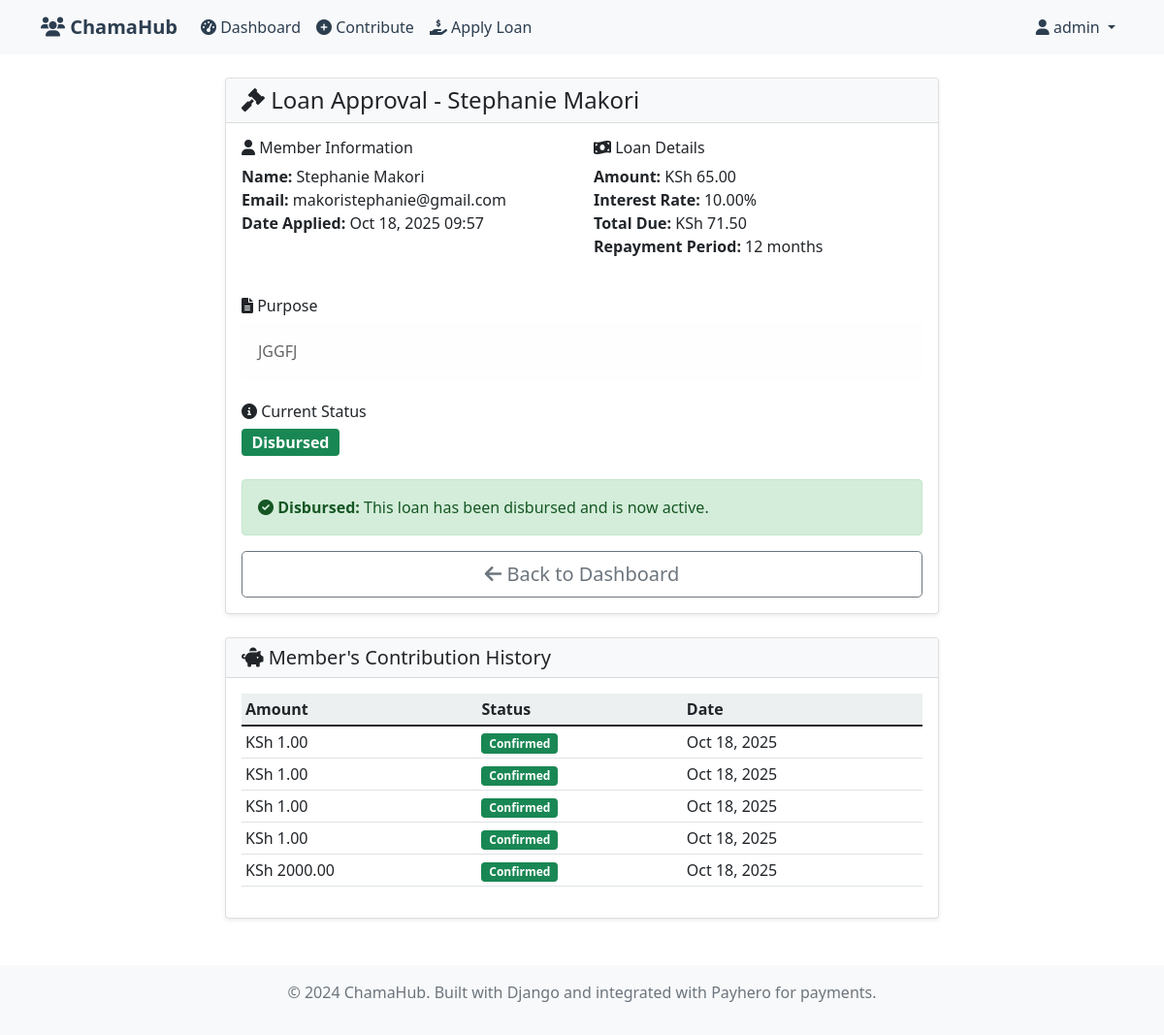
Page /approve-loan/1/ (signed in) on the committed database.
### core/models.py (models this page shows, shortened)
class Loan(models.Model):
    STATUS_CHOICES = [
        ('pending', 'Pending Approval'),
        ('approved', 'Approved'),
        ('disbursed', 'Disbursed'),
        ('rejected', 'Rejected'),
    ]
    member = models.ForeignKey(User, on_delete=models.CASCADE, related_name='loans')
    amount = models.DecimalField(
        max_digits=10,
        decimal_places=2,
        validators=[MinValueValidator(Decimal('0.01'))]
    )
    interest_rate = models.DecimalField(
        max_digits=5,
        decimal_places=2,
        default=Decimal('10.00'),  # 10% default interest rate
        help_text="Interest rate as a percentage (e.g., 10.00 for 10%)"
    )
    status = models.CharField(max_length=20, choices=STATUS_CHOICES, default='pending')
    approved = models.BooleanField(default=False)
    disbursed = models.BooleanField(default=False)
    created_at = models.DateTimeField(auto_now_add=True)
    approved_at = models.DateTimeField(blank=True, null=True)
    disbursed_at = models.DateTimeField(blank=True, null=True)
    purpose = models.TextField(help_text="Purpose of the loan")
    repayment_period_months = models.PositiveIntegerField(
        default=12,
        help_text="Repayment period in months"
    )
    class Meta:
        ordering = ['-created_at']
        verbose_name = 'Loan'
        verbose_name_plural = 'Loans'
    def total_due(self):
        interest_amount = (self.amount * self.interest_rate) / 100
        return self.amount + interest_amount

class Contribution(models.Model):
    STATUS_CHOICES = [
        ('pending', 'Pending'),
        ('confirmed', 'Confirmed'),
        ('failed', 'Failed'),
    ]
    member = models.ForeignKey(User, on_delete=models.CASCADE, related_name='contributions')
    amount = models.DecimalField(
        max_digits=10,
        decimal_places=2,
        validators=[MinValueValidator(Decimal('0.01'))]
    )
    date = models.DateTimeField(auto_now_add=True)
    status = models.CharField(max_length=20, choices=STATUS_CHOICES, default='pending')
    payhero_reference = models.CharField(max_length=100, blank=True, null=True)
    notes = models.TextField(blank=True, null=True)
    class Meta:
        ordering = ['-date']
        verbose_name = 'Contribution'
        verbose_name_plural = 'Contributions'

### core/views.py (the view, shortened to what this page needs)
# urls.py: path('approve-loan/<int:loan_id>/', views.approve_loan, name='approve_loan'),
@login_required
def approve_loan(request, loan_id):
    try:
        profile = request.user.chama_profile
        if not profile.is_treasurer():
            messages.error(request, 'You do not have permission to approve loans.')
            return redirect('dashboard')
    except ChamaProfile.DoesNotExist:
        messages.error(request, 'Profile not found.')
        return redirect('dashboard')
    loan = get_object_or_404(Loan, id=loan_id)
    context = {
        'loan': loan,
        'total_due': loan.total_due(),
    }
    return render(request, 'core/approve_loan.html', context)

### core/models.py (called while the page is built)
    def is_treasurer(self):
        return self.role in ['treasurer', 'chairperson']

### templates/core/approve_loan.html (shortened to what this page needs)
{% extends 'core/base.html' %}
{% block content %}
<div class="row justify-content-center">
    <div class="col-md-8">
        <div class="card">
            <div class="card-header">
                <h4 class="mb-0">
                    <i class="fas fa-gavel"></i> Loan Approval - {{ loan.member.get_full_name|default:loan.member.username }}
                </h4>
            </div>
            <div class="card-body">
                <div class="row mb-4">
                    <div class="col-md-6">
                        <h6><i class="fas fa-user"></i> Member Information</h6>
                        <p><strong>Name:</strong> {{ loan.member.get_full_name|default:loan.member.username }}<br>
                        <strong>Email:</strong> {{ loan.member.email }}<br>
                        <strong>Date Applied:</strong> {{ loan.created_at|date:"M d, Y H:i" }}</p>
                    </div>
                    <div class="col-md-6">
                        <h6><i class="fas fa-money-bill-wave"></i> Loan Details</h6>
                        <p><strong>Amount:</strong> KSh {{ loan.amount|floatformat:2 }}<br>
                        <strong>Interest Rate:</strong> {{ loan.interest_rate }}%<br>
                        <strong>Total Due:</strong> KSh {{ total_due|floatformat:2 }}<br>
                        <strong>Repayment Period:</strong> {{ loan.repayment_period_months }} months</p>
                    </div>
                </div>
                <div class="mb-4">
                    <h6><i class="fas fa-file-alt"></i> Purpose</h6>
                    <div class="alert alert-light">
                        {{ loan.purpose }}
                    </div>
                </div>
                <div class="mb-4">
                    <h6><i class="fas fa-info-circle"></i> Current Status</h6>
                    <span class="badge bg-{% if loan.status == 'pending' %}warning{% elif loan.status == 'approved' %}info{% elif loan.status == 'disbursed' %}success{% else %}danger{% endif %} fs-6">
                        {{ loan.get_status_display }}
                    </span>
                </div>
                {% if loan.status == 'pending' %}
                <div class="alert alert-warning">
                    <i class="fas fa-exclamation-triangle"></i>
                    <strong>Action Required:</strong> This loan is pending approval. Review the details and take action below.
                </div>
                <form method="post" class="d-grid gap-2">
                    {% csrf_token %}
                    <div class="row">
                        <div class="col-md-4">
                            <button type="submit" name="action" value="approve" class="btn btn-success btn-lg w-100">
                                <i class="fas fa-check"></i> Approve Loan
                            </button>
                        </div>
                        <div class="col-md-4">
                            <button type="submit" name="action" value="reject" class="btn btn-danger btn-lg w-100">
                                <i class="fas fa-times"></i> Reject Loan
                            </button>
                        </div>
                        <div class="col-md-4">
                            <a href="{% url 'dashboard' %}" class="btn btn-outline-secondary btn-lg w-100">
                                <i class="fas fa-arrow-left"></i> Back
                            </a>
                        </div>
                    </div>
                </form>
                {% elif loan.status == 'disbursed' %}
                <div class="alert alert-success">
                    <i class="fas fa-check-circle"></i>
                    <strong>Disbursed:</strong> This loan has been disbursed and is now active.
                </div>
                <div class="d-grid">
                    <a href="{% url 'dashboard' %}" class="btn btn-outline-secondary btn-lg">
                        <i class="fas fa-arrow-left"></i> Back to Dashboard
                    </a>
                </div>
                {% endif %}
            </div>
        </div>
    </div>
</div>
<div class="row mt-4">
    <div class="col-md-8 mx-auto">
        <div class="card">
            <div class="card-header">
                <h5 class="mb-0">
                    <i class="fas fa-piggy-bank"></i> Member's Contribution History
                </h5>
            </div>
            <div class="card-body">
                {% if loan.member.contributions.all %}
                    <div class="table-responsive">
                        <table class="table table-sm">
                            <thead>
                                <tr>
                                    <th>Amount</th>
                                    <th>Status</th>
                                    <th>Date</th>
                                </tr>
                            </thead>
                            <tbody>
                                {% for contribution in loan.member.contributions.all %}
                                <tr>
                                    <td>KSh {{ contribution.amount|floatformat:2 }}</td>
                                    <td>
                                        <span class="badge bg-{% if contribution.status == 'confirmed' %}success{% elif contribution.status == 'pending' %}warning{% else %}danger{% endif %}">
                                            {{ contribution.get_status_display }}
                                        </span>
                                    </td>
                                    <td>{{ contribution.date|date:"M d, Y" }}</td>
                                </tr>
                                {% endfor %}
                            </tbody>
                        </table>
                    </div>
                {% else %}
                    <p class="text-muted">No contribution history available.</p>
                {% endif %}
            </div>
        </div>
    </div>
</div>
{% endblock %}

### templates/core/base.html (shortened to what this page needs)
{% load static %}
<!DOCTYPE html>
<html lang="en">
<head>
    <link href="https://cdn.jsdelivr.net/npm/bootstrap@5.1.3/dist/css/bootstrap.min.css" rel="stylesheet">
    <link href="https://cdnjs.cloudflare.com/ajax/libs/font-awesome/6.0.0/css/all.min.css" rel="stylesheet">
    <link href="{% static 'css/chamahub.css' %}" rel="stylesheet">
</head>
<body>
    <nav class="navbar navbar-expand-lg navbar-light bg-light">
        <div class="container">
            <a class="navbar-brand" href="{% url 'home' %}">
                <i class="fas fa-users"></i> ChamaHub
            </a>
            <div class="collapse navbar-collapse" id="navbarNav">
                <ul class="navbar-nav me-auto">
                    {% if user.is_authenticated %}
                        <li class="nav-item">
                            <a class="nav-link" href="{% url 'dashboard' %}">
                                <i class="fas fa-tachometer-alt"></i> Dashboard
                            </a>
                        </li>
                        <li class="nav-item">
                            <a class="nav-link" href="{% url 'make_contribution' %}">
                                <i class="fas fa-plus-circle"></i> Contribute
                            </a>
                        </li>
                        <li class="nav-item">
                            <a class="nav-link" href="{% url 'apply_loan' %}">
                                <i class="fas fa-hand-holding-usd"></i> Apply Loan
                            </a>
                        </li>
                    {% endif %}
                </ul>
                <ul class="navbar-nav">
                    {% if user.is_authenticated %}
                        <li class="nav-item dropdown">
                            <a class="nav-link dropdown-toggle" href="#" id="navbarDropdown" role="button" data-bs-toggle="dropdown">
                                <i class="fas fa-user"></i> {{ user.username }}
                            </a>
                        </li>
                    {% endif %}
                </ul>
            </div>
        </div>
    </nav>
    <main class="container mt-4">
        {% block content %}{% endblock %}
    </main>
    <footer class="bg-light text-center text-muted py-3 mt-5">
        <div class="container">
            <p>&copy; 2024 ChamaHub. Built with Django and integrated with Payhero for payments.</p>
        </div>
    </footer>
</body>
</html>

### static/css/chamahub.css (style rules this page uses)
:root { --primary-color: #2c3e50; --secondary-color: #34495e; --success-color: #27ae60; --warning-color: #f39c12; --danger-color: #e74c3c; --info-color: #3498db; --light-color: #ecf0f1; --dark-color: #2c3e50; }
.card { border: none; box-shadow: 0 0.125rem 0.25rem rgba(0, 0, 0, 0.075); transition: box-shadow 0.15s ease-in-out; }
.card-header { background-color: var(--light-color); border-bottom: 1px solid rgba(0, 0, 0, 0.125); font-weight: 600; }
.navbar-brand { font-weight: bold; color: var(--primary-color) !important; }
.navbar-light .navbar-nav .nav-link { color: var(--dark-color); }
.alert-success { background-color: #d4edda; border-color: #c3e6cb; color: #155724; }
.table th { background-color: var(--light-color); border-top: none; font-weight: 600; }
.card { animation: fadeIn 0.5s ease-in-out; }

### templates/core/base.html (style rules this page uses)
.navbar-brand { font-weight: bold; color: #2c3e50 !important; }
.card { box-shadow: 0 0.125rem 0.25rem rgba(0, 0, 0, 0.075); border: 1px solid rgba(0, 0, 0, 0.125); }
.card-header { background-color: #f8f9fa; border-bottom: 1px solid rgba(0, 0, 0, 0.125); }

### rows in the picture
Loan: member.get_full_name "Stephanie Makori", member.email "makoristephanie@gmail.com", created_at "Oct 18, 2025 09:57", amount "65.00", interest_rate "10.00", repayment_period_months "12", purpose "JGGFJ", status "Disbursed"
Contribution: amount "1.00", status "Confirmed", date "Oct 18, 2025"
Contribution: amount "1.00", status "Confirmed", date "Oct 18, 2025"
Contribution: amount "1.00", status "Confirmed", date "Oct 18, 2025"
Contribution: amount "1.00", status "Confirmed", date "Oct 18, 2025"
Contribution: amount "2000.00", status "Confirmed", date "Oct 18, 2025"

### other values in the picture
{{ user.username }} "admin"
{{ total_due|floatformat:2 }} "71.50"
